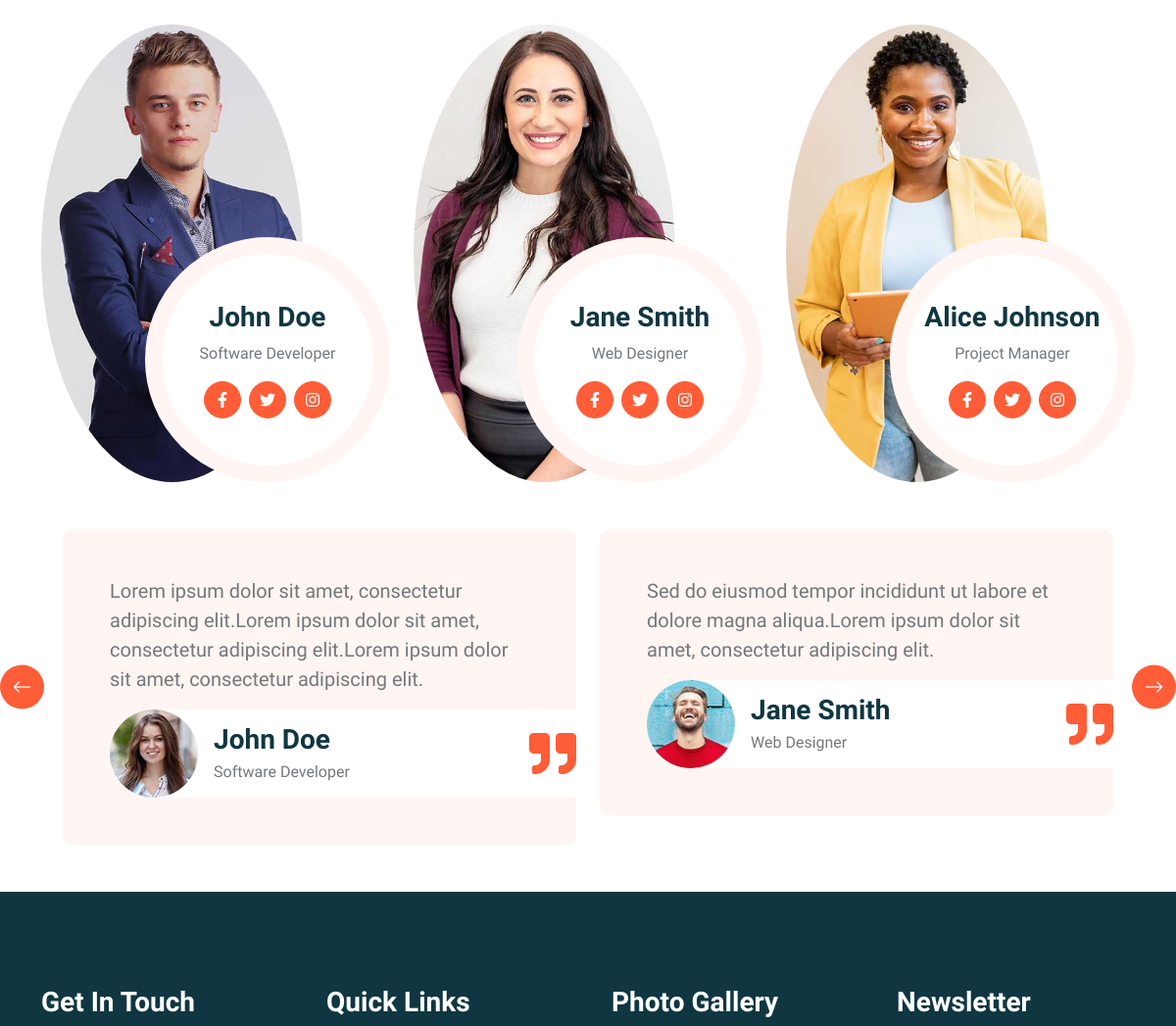
Before: / (middle part) with the older database file.
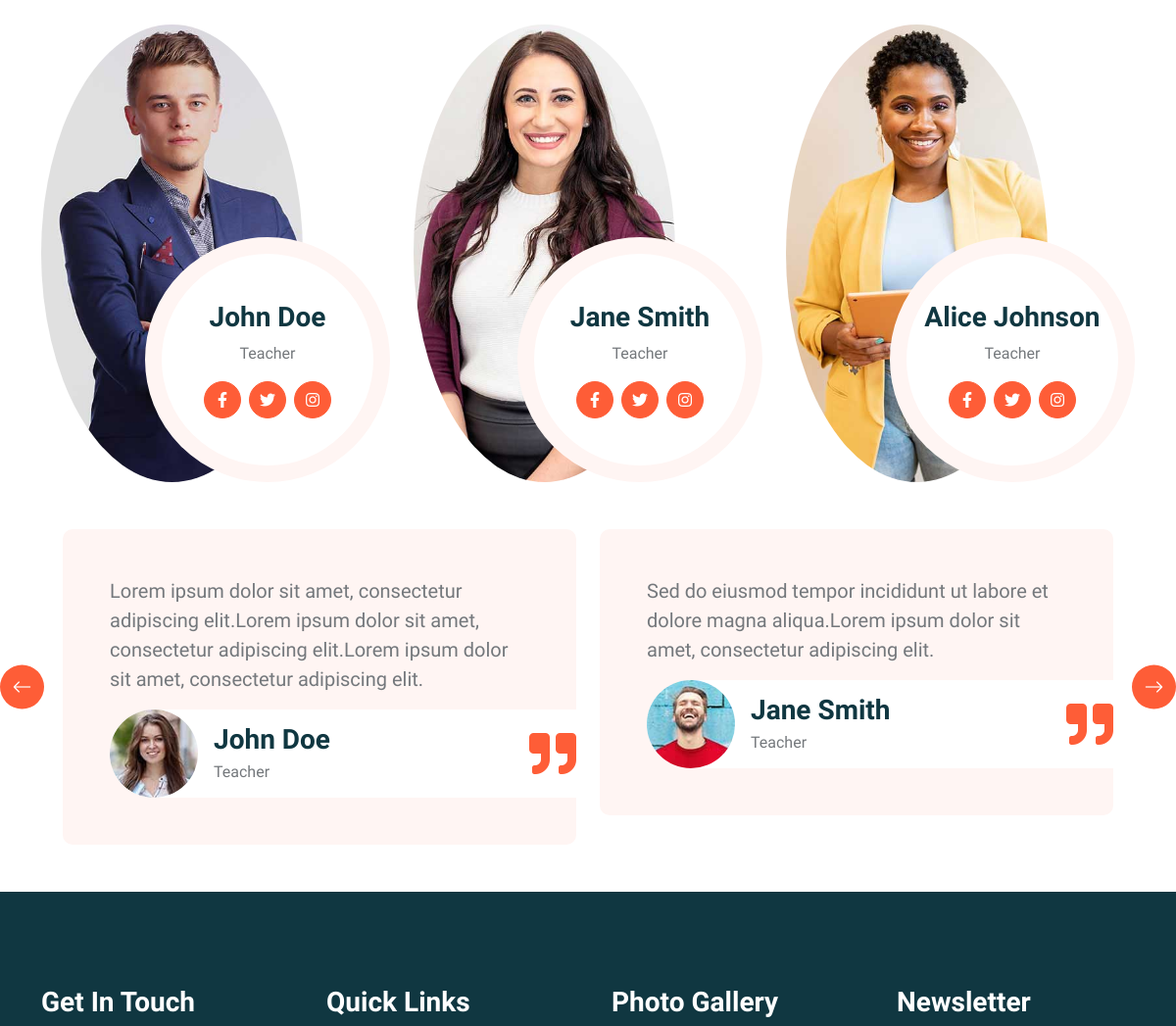
After: the same page with the newer database file.
### mvc/models.py (models this page shows)
class Teacher(db.Model):
    id = db.Column(db.Integer, primary_key=True)
    name = db.Column(db.String(100))
    image = db.Column(db.String(100))
    profession = db.Column(db.String(100))

class Testimonial(db.Model):
    id = db.Column(db.Integer, primary_key=True)
    message = db.Column(db.String(500))
    image = db.Column(db.String(100))
    name = db.Column(db.String(100))
    profession = db.Column(db.String(100))

### mvc/views.py (the view, shortened to what this page needs)
@app_bp.route('/', methods=['GET', 'POST'])
def index():
    appointment_form = AppointmentForm()
    testimonials = Testimonial.query.all()
    products = Product.query.all()
    teachers = Teacher.query.all()
    facilities = Facility.query.all()
    return render_template('index.html', appointment_form=appointment_form, products=products, facilities=facilities, testimonials=testimonials, teachers=teachers)

### templates/index.html (shortened to what this page needs)
{% extends 'base.html' %}
    {% block header %}
        <div class="container-xxl py-5">
            <div class="container">
                <div class="row g-4">
                    {% for teacher in teachers %}
                        <div class="col-lg-4 col-md-6 wow fadeInUp" data-wow-delay="0.1s">
                            <div class="team-item position-relative">
                                <img class="img-fluid rounded-circle w-75" src="{{ url_for('static', filename=teacher.image) }}" alt="">
                                <div class="team-text">
                                    <h3>{{ teacher.name }}</h3>
                                    <p>{{ teacher.profession }}</p>
                                    <div class="d-flex align-items-center">
                                        <a class="btn btn-square btn-primary mx-1" href=""><i class="fab fa-facebook-f"></i></a>
                                        <a class="btn btn-square btn-primary  mx-1" href=""><i class="fab fa-twitter"></i></a>
                                        <a class="btn btn-square btn-primary  mx-1" href=""><i class="fab fa-instagram"></i></a>
                                    </div>
                                </div>
                            </div>
                        </div>
                    {% endfor %}
                </div>
            </div>
        </div>
        <div class="owl-carousel testimonial-carousel wow fadeInUp" data-wow-delay="0.1s">
            {% for testimonial in testimonials %}
                <div class="testimonial-item bg-light rounded p-5">
                    <p class="fs-5">{{ testimonial.message }}</p>
                    <div class="d-flex align-items-center bg-white me-n5" style="border-radius: 50px 0 0 50px;">
                        <img class="img-fluid flex-shrink-0 rounded-circle" src="{{ url_for('static', filename=testimonial.image) }}" style="width: 90px; height: 90px;">
                        <div class="ps-3">
                            <h3 class="mb-1">{{ testimonial.name }}</h3>
                            <span>{{ testimonial.profession }}</span>
                        </div>
                        <i class="fa fa-quote-right fa-3x text-primary ms-auto d-none d-sm-flex"></i>
                    </div>
                </div>
            {% endfor %}
        </div>
{% endblock %}

Changed rows visible on the page:
changed Teacher "John Doe": profession "Software Developer" → "Teacher"
changed Teacher "Jane Smith": profession "Web Designer" → "Teacher"
changed Teacher "Alice Johnson": profession "Project Manager" → "Teacher"
changed Testimonial "John Doe": profession "Software Developer" → "Teacher"
changed Testimonial "Jane Smith": profession "Web Designer" → "Teacher"
